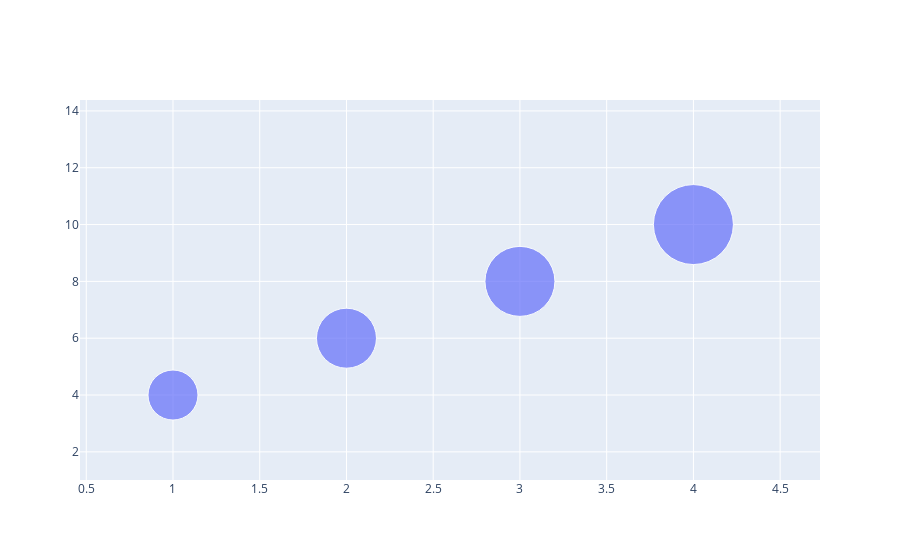

Notebook cell for this chart:
### Code cell
fig=go.Figure(go.Scatter(x=x,y=y,mode="markers",marker_size=[50,60,70,80],
                        text=["Product A","Product B","Product C","Product D"]))
fig.show()

### Figure 1 — Plotly figure (JSON) as saved in the notebook; plotly's stock layout.template omitted (floating-point values rounded to 4 significant figures)
{"data": [{"marker": {"size": [50, 60, 70, 80]}, "mode": "markers", "text": ["Product A", "Product B", "Product C", "Product D"], "type": "scatter", "x": [1, 2, 3, 4], "y": [4, 6, 8, 10]}], "layout": {"autosize": true, "dragmode": "select", "xaxis": {"autorange": false, "range": [0.4639, 4.73], "type": "linear"}, "yaxis": {"autorange": false, "range": [1.009, 14.38], "type": "linear"}}}
